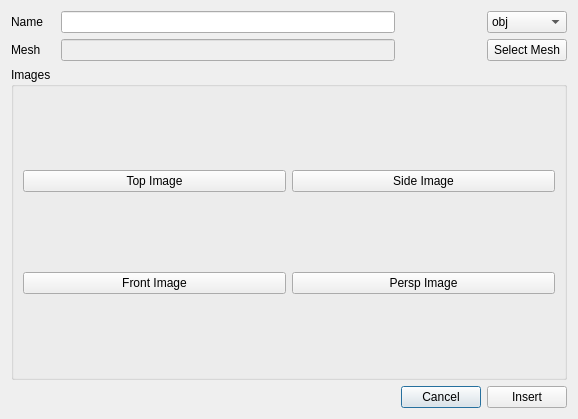
<?xml version="1.0" encoding="UTF-8"?>
<ui version="4.0">
 <class>Dialog</class>
 <widget class="QDialog" name="Dialog">
  <property name="geometry">
   <rect>
    <x>0</x>
    <y>0</y>
    <width>578</width>
    <height>419</height>
   </rect>
  </property>
  <property name="windowTitle">
   <string>Dialog</string>
  </property>
  <layout class="QGridLayout" name="gridLayout">
   <item row="0" column="3">
    <widget class="QLineEdit" name="item_name"/>
   </item>
   <item row="4" column="4">
    <widget class="QPushButton" name="cancel">
     <property name="text">
      <string>Cancel</string>
     </property>
    </widget>
   </item>
   <item row="3" column="0" colspan="6">
    <widget class="QGroupBox" name="groupBox">
     <property name="title">
      <string>Images</string>
     </property>
     <layout class="QGridLayout" name="gridLayout_2">
      <item row="0" column="0">
       <widget class="QPushButton" name="top_image">
        <property name="text">
         <string>Top Image</string>
        </property>
       </widget>
      </item>
      <item row="0" column="1">
       <widget class="QPushButton" name="side_image">
        <property name="text">
         <string>Side Image</string>
        </property>
       </widget>
      </item>
      <item row="1" column="0">
       <widget class="QPushButton" name="front_image">
        <property name="text">
         <string>Front Image</string>
        </property>
       </widget>
      </item>
      <item row="1" column="1">
       <widget class="QPushButton" name="persp_image">
        <property name="text">
         <string>Persp Image</string>
        </property>
       </widget>
      </item>
     </layout>
    </widget>
   </item>
   <item row="1" column="0">
    <widget class="QLabel" name="label_2">
     <property name="text">
      <string>Mesh</string>
     </property>
    </widget>
   </item>
   <item row="4" column="5">
    <widget class="QPushButton" name="insert">
     <property name="text">
      <string>Insert</string>
     </property>
    </widget>
   </item>
   <item row="0" column="5">
    <widget class="QComboBox" name="mesh_type">
     <item>
      <property name="text">
       <string>obj</string>
      </property>
     </item>
     <item>
      <property name="text">
       <string>fbx</string>
      </property>
     </item>
     <item>
      <property name="text">
       <string>usd</string>
      </property>
     </item>
    </widget>
   </item>
   <item row="0" column="0">
    <widget class="QLabel" name="label">
     <property name="text">
      <string>Name</string>
     </property>
    </widget>
   </item>
   <item row="1" column="5">
    <widget class="QPushButton" name="select_mesh">
     <property name="text">
      <string>Select Mesh</string>
     </property>
    </widget>
   </item>
   <item row="1" column="3">
    <widget class="QLineEdit" name="mesh_name">
     <property name="enabled">
      <bool>false</bool>
     </property>
    </widget>
   </item>
  </layout>
 </widget>
 <resources/>
 <connections/>
</ui>
